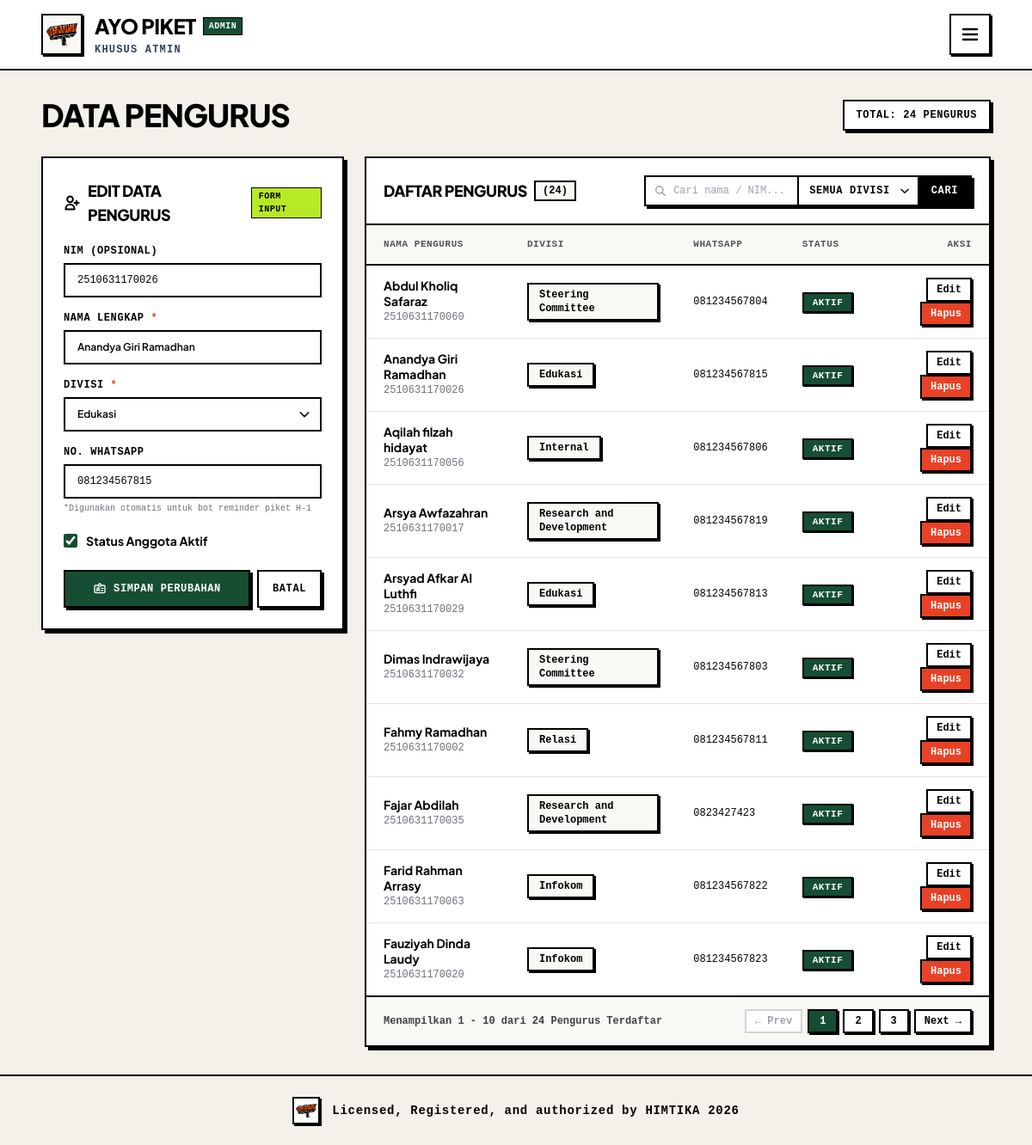
Page /admin/members.php?aksi=edit&id=15 (signed in) on the committed database.
### tables this page shows
CREATE TABLE IF NOT EXISTS `members` (
  `id` INT AUTO_INCREMENT PRIMARY KEY,
  `nim` VARCHAR(20) NULL UNIQUE,
  `nama` VARCHAR(100) NOT NULL,
  `division_id` INT NOT NULL,
  `no_wa` VARCHAR(20) NULL,
  `is_active` TINYINT(1) DEFAULT 1,
  `created_at` TIMESTAMP DEFAULT CURRENT_TIMESTAMP,
  FOREIGN KEY (`division_id`) REFERENCES `divisions`(`id`) ON DELETE CASCADE
);

CREATE TABLE IF NOT EXISTS `divisions` (
  `id` INT AUTO_INCREMENT PRIMARY KEY,
  `nama_divisi` VARCHAR(100) NOT NULL,
  `created_at` TIMESTAMP DEFAULT CURRENT_TIMESTAMP
);

### admin/members.php (the view, shortened to what the rows shown need)
<?php
require_once __DIR__ . '/../config/database.php';
require_once __DIR__ . '/../includes/functions.php';
$aksi = $_GET['aksi'] ?? '';
$id_edit = isset($_GET['id']) ? (int)$_GET['id'] : 0;
$data_edit = null;
$stmt_div = $koneksi->query("SELECT * FROM divisions ORDER BY nama_divisi ASC");
$daftar_divisi = $stmt_div->fetchAll();
if ($aksi === 'edit' && $id_edit > 0) {
    $stmt = $koneksi->prepare("SELECT * FROM members WHERE id = ? LIMIT 1");
    $stmt->execute([$id_edit]);
    $data_edit = $stmt->fetch();
}
$query_str = "
    SELECT m.*, d.nama_divisi
    FROM members m
    JOIN divisions d ON m.division_id = d.id
";
$params = [];
$query_str .= " ORDER BY m.nama ASC";
$stmt_members = $koneksi->prepare($query_str);
$stmt_members->execute($params);
$daftar_pengurus = $stmt_members->fetchAll();
$label_form_divisi = '';
if ($data_edit && !empty($data_edit['division_id'])) {
    foreach ($daftar_divisi as $d) {
        if ($d['id'] == $data_edit['division_id']) {
            $label_form_divisi = $d['nama_divisi'];
            break;
        }
    }
}
$halaman = max(1, (int)($_GET['page'] ?? 1));
$per_page = 10;
$offset = ($halaman - 1) * $per_page;
$daftar_pengurus_tampil = array_slice($daftar_pengurus, $offset, $per_page);
require_once __DIR__ . '/header.php';
?>
<div class="space-y-6 sm:space-y-7">
    <div class="flex flex-col lg:flex-row lg:items-center lg:justify-between gap-4">
        <div>
            <h1 class="text-2xl sm:text-3xl lg:text-4xl font-black uppercase tracking-tight text-black">
                Data Pengurus
            </h1>
        </div>
    </div>
    <div class="grid grid-cols-1 lg:grid-cols-12 gap-6 items-start">
        <div class="lg:col-span-4 space-y-6">
            <div class="bg-white border-2 border-black shadow-[4px_4px_0px_#000] p-5 sm:p-6">
                <div class="flex items-center justify-between gap-2 mb-5">
                    <div class="flex items-center gap-2">
                        <h2 class="text-base sm:text-lg font-black uppercase tracking-tight text-black">
                            <?= $data_edit ? 'Edit Data Pengurus' : 'Tambah Pengurus Baru' ?>
                        </h2>
                    </div>
                </div>
                <form id="form_member" action="members.php" method="POST" class="space-y-4">
                    <div>
                        <label for="nim" class="block font-mono font-bold text-xs uppercase tracking-wider text-black mb-1.5">
                            NIM (OPSIONAL)
                        </label>
                        <input type="text" id="nim" name="nim"
                               value="<?= $data_edit ? sanitize($data_edit['nim'] ?? '') : '' ?>"
                               placeholder="Contoh: 2110511001"
                               class="w-full px-3.5 py-2.5 bg-white border-2 border-black font-mono text-xs text-black placeholder:text-zinc-400 focus:outline-none focus:bg-zinc-50 transition">
                    </div>
                    <div>
                        <label for="nama" class="block font-mono font-bold text-xs uppercase tracking-wider text-black mb-1.5">
                            NAMA LENGKAP <span class="text-[#E84125]">*</span>
                        </label>
                        <input type="text" id="nama" name="nama" required
                               value="<?= $data_edit ? sanitize($data_edit['nama']) : '' ?>"
                               placeholder="Masukkan nama pengurus"
                               class="w-full px-3.5 py-2.5 bg-white border-2 border-black text-xs font-semibold text-black placeholder:text-zinc-400 focus:outline-none focus:bg-zinc-50 transition">
                    </div>
                    <div>
                        <div class="relative" id="wrapper_form_divisi">
                            <button type="button" onclick="toggleDropdownFormDivisi()" id="trigger_form_divisi"
                                    class="w-full pl-3.5 pr-10 py-2.5 bg-white border-2 border-black text-xs font-semibold text-black focus:outline-none focus:bg-zinc-50 cursor-pointer transition flex items-center justify-between text-left">
                                <span id="label_form_divisi" class="<?= $label_form_divisi ? 'text-black font-semibold' : 'text-zinc-400 font-normal' ?>">
                                    <?= $label_form_divisi ?: '-- Pilih Divisi --' ?>
                                </span>
                                <div class="pointer-events-none absolute inset-y-0 right-0 flex items-center pr-3 text-black">
                                    <svg id="arrow_form_divisi" class="w-4 h-4 shrink-0 transition-transform duration-150" fill="none" stroke="currentColor" stroke-width="2.5" viewBox="0 0 24 24">
                                        <path stroke-linecap="round" stroke-linejoin="round" d="M19 9l-7 7-7-7"/>
                                    </svg>
                                </div>
                            </button>
                        </div>
                    </div>
                    <div>
                        <label for="no_wa" class="block font-mono font-bold text-xs uppercase tracking-wider text-black mb-1.5">
                            NO. WHATSAPP
                        </label>
                        <input type="text" id="no_wa" name="no_wa"
                               value="<?= $data_edit ? sanitize($data_edit['no_wa'] ?? '') : '' ?>"
                               placeholder="Contoh: 081234567890"
                               class="w-full px-3.5 py-2.5 bg-white border-2 border-black font-mono text-xs text-black placeholder:text-zinc-400 focus:outline-none focus:bg-zinc-50 transition">
                        <p class="font-mono text-[10px] text-zinc-500 mt-1">
                            *Digunakan otomatis untuk bot reminder piket H-1
                        </p>
                    </div>
                    <div class="pt-1">
                        <label class="flex items-center gap-2.5 cursor-pointer select-none">
                            <input type="checkbox" id="is_active" name="is_active" value="1"
                                   <?= (!$data_edit || $data_edit['is_active'] == 1) ? 'checked' : '' ?>
                                   class="w-4 h-4 accent-[#164E33] border-2 border-black rounded cursor-pointer">
                            <span class="font-bold text-sm text-black">Status Anggota Aktif</span>
                        </label>
                    </div>
                </form>
            </div>
        </div>
        <div class="lg:col-span-8 space-y-6">
            <div class="bg-white border-2 border-black shadow-[4px_4px_0px_#000] overflow-hidden">
                <div class="p-4 sm:p-5 border-b-2 border-black flex flex-col md:flex-row md:items-center md:justify-between gap-3">
                    <div class="flex items-center gap-2">
                        <h2 class="text-base sm:text-lg font-black uppercase tracking-tight text-black">
                            Daftar Pengurus
                        </h2>
                    </div>
                </div>
                <div class="overflow-x-auto">
                    <table class="w-full text-left border-collapse">
                        <thead class="border-b-2 border-black bg-[#FAF8F5] font-mono text-[11px] font-bold uppercase tracking-wider text-zinc-600">
                            <tr>
                                <th class="px-5 py-3.5">NAMA PENGURUS</th>
                                <th class="px-5 py-3.5">DIVISI</th>
                                <th class="px-5 py-3.5">WHATSAPP</th>
                                <th class="px-5 py-3.5">STATUS</th>
                                <th class="px-5 py-3.5 text-right">AKSI</th>
                            </tr>
                        </thead>
                        <tbody class="divide-y divide-zinc-200 bg-white">
                            <?php if (empty($daftar_pengurus_tampil)): ?>
                                <tr>
                                    <td colspan="5" class="px-5 py-10 text-center font-mono text-xs text-zinc-500">
                                        Belum ada data pengurus yang sesuai.
                                    </td>
                                </tr>
                            <?php else: ?>
                                <?php foreach ($daftar_pengurus_tampil as $m): ?>
                                    <tr class="hover:bg-[#FAF8F5] transition">
                                        <td class="px-5 py-3.5">
                                            <div class="font-bold text-sm text-black leading-tight">
                                                <?= sanitize($m['nama']) ?>
                                            </div>
                                            <div class="font-mono text-xs text-zinc-500 mt-0.5">
                                                <?= $m['nim'] ? sanitize($m['nim']) : '-' ?>
                                            </div>
                                        </td>
                                        <td class="px-5 py-3.5">
                                            <span class="inline-block px-3 py-1 bg-[#FAF8F5] border-2 border-black text-black font-mono font-bold text-xs shadow-[2px_2px_0px_#000]">
                                                <?= sanitize($m['nama_divisi']) ?>
                                            </span>
                                        </td>
                                        <td class="px-5 py-3.5 font-mono text-xs text-black">
                                            <?= $m['no_wa'] ? sanitize($m['no_wa']) : '-' ?>
                                        </td>
                                        <td class="px-5 py-3.5">
                                            <?php if ($m['is_active']): ?>
                                                <span class="inline-block px-2.5 py-0.5 bg-[#164E33] text-white border-2 border-black font-mono font-bold text-[11px] uppercase tracking-wider shadow-[1px_1px_0px_#000]">
                                                    Aktif
                                                </span>
                                            <?php else: ?>
                                                <span class="inline-block px-2.5 py-0.5 bg-zinc-100 text-zinc-500 border-2 border-black font-mono font-bold text-[11px] uppercase tracking-wider">
                                                    Nonaktif
                                                </span>
                                            <?php endif; ?>
                                        </td>
                                        <td class="px-5 py-3.5 text-right font-mono text-xs font-bold space-x-2">
                                            <a href="members.php?aksi=edit&id=<?= $m['id'] ?>"
                                               class="px-2.5 py-1 bg-white hover:bg-zinc-100 text-black border-2 border-black shadow-[2px_2px_0px_#000] inline-block hover:translate-x-[1px] hover:translate-y-[1px] transition">
                                                Edit
                                            </a>
                                            <a href="members.php?aksi=hapus&id=<?= $m['id'] ?>"
                                               onclick="return confirm('Hapus data pengurus <?= sanitize($m['nama']) ?>?');"
                                               class="px-2.5 py-1 bg-[#E84125] hover:bg-red-700 text-white border-2 border-black shadow-[2px_2px_0px_#000] inline-block hover:translate-x-[1px] hover:translate-y-[1px] transition">
                                                Hapus
                                            </a>
                                        </td>
                                    </tr>
                                <?php endforeach; ?>
                            <?php endif; ?>
                        </tbody>
                    </table>
                </div>
            </div>
        </div>
    </div>
</div>
<?php require_once __DIR__ . '/footer.php'; ?>

### rows in the picture
members: nim "2510631170026", nama "Anandya Giri Ramadhan", no_wa "081234567815", is_active "☑", division.nama_divisi "Edukasi", shows "AKTIF"
divisions: nama_divisi "Edukasi"
members: nama "Abdul Kholiq Safaraz", nim "2510631170060", division.nama_divisi "Steering Committee", no_wa "081234567804", is_active "AKTIF"
members: nama "Aqilah filzah hidayat", nim "2510631170056", division.nama_divisi "Internal", no_wa "081234567806", is_active "AKTIF"
members: nama "Arsya Awfazahran", nim "2510631170017", division.nama_divisi "Research and Development", no_wa "081234567819", is_active "AKTIF"
members: nama "Arsyad Afkar Al Luthfi", nim "2510631170029", division.nama_divisi "Edukasi", no_wa "081234567813", is_active "AKTIF"
members: nama "Dimas Indrawijaya", nim "2510631170032", division.nama_divisi "Steering Committee", no_wa "081234567803", is_active "AKTIF"
members: nama "Fahmy Ramadhan", nim "2510631170002", division.nama_divisi "Relasi", no_wa "081234567811", is_active "AKTIF"
members: nama "Fajar Abdilah", nim "2510631170035", division.nama_divisi "Research and Development", no_wa "0823427423", is_active "AKTIF"
members: nama "Farid Rahman Arrasy", nim "2510631170063", division.nama_divisi "Infokom", no_wa "081234567822", is_active "AKTIF"
members: nama "Fauziyah Dinda Laudy", nim "2510631170020", division.nama_divisi "Infokom", no_wa "081234567823", is_active "AKTIF"

### other values in the picture
$total_semua "24"
count($daftar_pengurus) "24"
$label_filter_divisi "SEMUA DIVISI"
$offset_start "1"
$offset_end "10"
$total_hasil "24"
